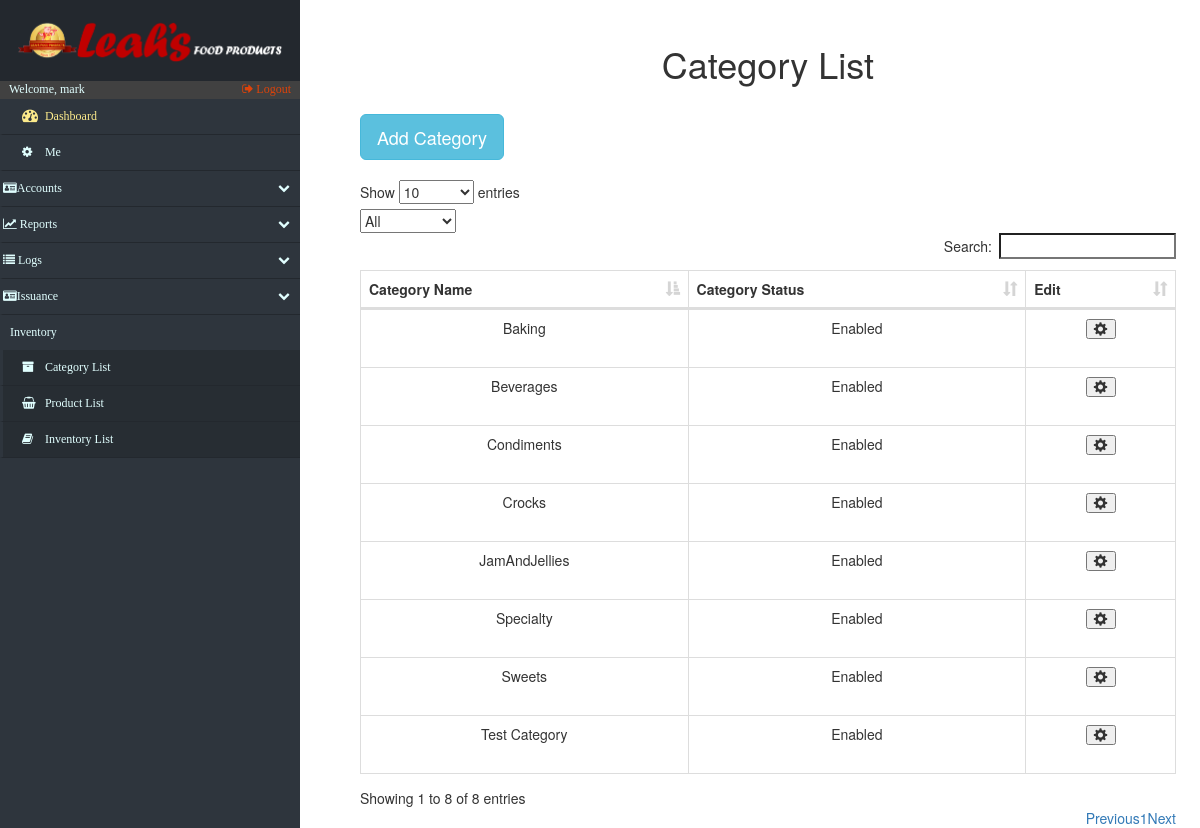
The page /categories.php (signed in) on the database its author committed.
### tables this page shows
CREATE TABLE IF NOT EXISTS `category_list` (
  `category_id` int(15) NOT NULL AUTO_INCREMENT,
  `category_name` varchar(100) NOT NULL,
  `category_status` varchar(10) DEFAULT NULL,
  PRIMARY KEY (`category_id`)
);

### categories.php (the view, shortened to what this page needs)
<!DOCTYPE html>
<html lang="en">
<head>
    <?php include('fragments/config.php') ?>
    <link rel="stylesheet" href="https://maxcdn.bootstrapcdn.com/bootstrap/3.3.7/css/bootstrap.min.css">
    <link href="src/css/datatables.css" rel="stylesheet">
    <link href="//maxcdn.bootstrapcdn.com/font-awesome/4.2.0/css/font-awesome.min.css" rel="stylesheet">
    <link href="src/css/sidebar.css" rel="stylesheet">
    <link href="src/css/custom.css" rel="stylesheet">
</head>
<body>
    <div class="nav-side-menu">
        <div class="brand">
            <div class="brandtext"></div>
        </div>
        <div class="user_info">
            <span>Welcome, <?php
                echo $_SESSION['username'];
                ?>
            </span>
            <a href="fragments/logout.php">
                <i class="fa fa-sign-out" aria-hidden="true"></i> Logout
            </a>
        </div>
        <div class="menu-list">
            <ul id="menu-content" class="menu-content collapse out">
                <li>
                    <a id="dashboard_txt" href="index.php">
                        <i class="fa fa-dashboard fa-lg"></i> Dashboard
                    </a>
                </li>
                 <li><a href="settings.php"><i class="fa fa-cog"></i> Me</a></li>
                <li data-toggle="collapse" data-target="#accounts" class="collapsed">
                    <i class="fa fa-id-card" aria-hidden="true"></i>Accounts <span class="arrow"></span>
                </li>
                <li data-toggle="collapse" data-target="#reports" class="collapsed">
                    <i class="fa fa-line-chart" aria-hidden="true"></i> Reports <span class="arrow"></span>
                </li>
                <li data-toggle="collapse" data-target="#issue" class="collapsed">
                    <i class="fa fa-list" aria-hidden="true"></i> Logs <span class="arrow"></span>
                </li>
                 <li data-toggle="collapse" data-target="#issuance" class="collapsed">
                    <i class="fa fa-id-card" aria-hidden="true"></i>Issuance<span class="arrow"></span>
                </li>
                <div class="sub-menu_nct">
                    <span class="sub-menu">Inventory
                    </span>
                </div>
                <li class="sub-menu_nc">
                    <a class="sub-menu_nc" href="categories.php">
                        <i class="fa fa-archive"> </i> Category List
                    </a>
                </li>
                <li class="sub-menu_nc">
                    <a class="sub-menu_nc" href="products.php">
                        <i class="fa fa-shopping-basket"> </i> Product List
                    </a>
                </li>
                <li class="sub-menu_nc">
                    <a href="inventory.php">
                        <i class="fa fa-book"> </i> Inventory List
                    </a>
                </li>
            </ul>
        </div>
    </div>
    <div id="page-content-wrapper">
        <div class="containers">
            <table class="table table-striped table-bordered">
                <h1 align="center">Category List</h1>
            </table>
            <?php
							$retrieve = ("SELECT * FROM category_list");
							$results = mysqli_query($db, $retrieve);
						?>
                <table class="table table-striped table-bordered">
                    <button type="button" class="btn btn-info btn-lg" data-toggle="modal" data-target="#myModal">Add Category</button>
                </table>
                <div id="mainContainer">
                    <table id="datatables" class="table table-hover table-bordered dataTable" cellspacing="0" width="100%" role="grid" aria-describedby="myTable_info" style="width: 100%;">
                        <thead>
                            <tr>
                                <th>Category Name</th>
                                <th>Category Status</th>
                                <th>Edit</th>
                            </tr>
                        </thead>
                        <tbody>
                            <?php
							foreach ($results as $data):
						?>
                                <tr>
										<?php
											$individual_category_id=$data["category_id"];
                                        ?>
                                    <td data-title="category_name">
                                        <?php
                                        $passCatName = $data["category_name"];
                                        echo $passCatName;
                                        ?>
                                    </td>
                                    <td data-title="category_status">
                                        <?php echo $data["category_status"]; ?>
                                    </td>
									<td data-title="edit">
                                        <table class="table table-striped table-bordered">
                                            <button type="button" class="glyphicon glyphicon-cog" onclick="refresh()" data-toggle="modal" aria-hidden="true" data-target="#<?php echo $individual_category_id;?>"></button>
                                        </table>
                                    </td>
                                </tr>
                                <?php
							endforeach;
						?>
                        </tbody>
                    </table>
                </div>
        </div>
    </div>
</body>
</html>

### src/css/datatables.css (style rules this page uses)
table.dataTable { clear: both; width: auto; text-align: center; margin-top: 6px !important; margin-bottom: 6px !important; max-width: none !important; border-collapse: separate !important }
table.dataTable td, table.dataTable th { -webkit-box-sizing: content-box; box-sizing: content-box }
table.dataTable thead>tr>th.sorting_asc, table.dataTable thead>tr>th.sorting_desc, table.dataTable thead>tr>th.sorting, table.dataTable thead>tr>td.sorting_asc, table.dataTable thead>tr>td.sorting_desc, table.dataTable thead>tr>td.sorting { padding-right: 30px }
table.dataTable thead .sorting, table.dataTable thead .sorting_asc, table.dataTable thead .sorting_desc, table.dataTable thead .sorting_asc_disabled, table.dataTable thead .sorting_desc_disabled { cursor: pointer; position: relative }
table.dataTable thead .sorting:after, table.dataTable thead .sorting_asc:after, table.dataTable thead .sorting_desc:after, table.dataTable thead .sorting_asc_disabled:after, table.dataTable thead .sorting_desc_disabled:after { position: absolute; bottom: 8px; right: 8px; display: block; font-family: 'Glyphicons Halflings'; opacity: 0.5 }
table.dataTable thead .sorting:after { opacity: 0.2; content: "\e150" }
table.dataTable thead .sorting_asc:after { content: "\e155" }
table.table-bordered.dataTable th, table.table-bordered.dataTable td { border-left-width: 0 }
table.table-bordered.dataTable th:last-child, table.table-bordered.dataTable th:last-child, table.table-bordered.dataTable td:last-child, table.table-bordered.dataTable td:last-child { border-right-width: 0 }
table.table-bordered.dataTable tbody th, table.table-bordered.dataTable tbody td { border-bottom-width: 0 }

### src/css/sidebar.css (style rules this page uses)
.nav-side-menu { overflow: hidden; font-family: verdana; font-size: 12px; font-weight: 200; background-color: #2e353d; position: fixed; top: 0px; width: 300px; height: 100%; color: #e1ffff; }
.nav-side-menu .brand { background-color: #23282e; line-height: 50px; display: block; text-align: center; font-size: 14px; }
.nav-side-menu ul, .nav-side-menu li { list-style: none; padding: 0px; margin: 0px; line-height: 35px; cursor: pointer; }
.nav-side-menu li { padding-left: 0px; border-left: 3px solid #2e353d; border-bottom: 1px solid #23282e; }
.nav-side-menu li a { text-decoration: none; color: #e1ffff; }
.nav-side-menu li a i { padding-left: 10px; width: 20px; padding-right: 20px; }
@media (min-width: 800px) { .nav-side-menu .menu-list .menu-content { display: block; } }
body { margin: 0px; padding: 0px; }
#dashboard_txt { color: #fcea8b; }
.sub-menu_nc { background-color: #272d33; }
.sub-menu_nct { padding-left: 10px; }
.nav-side-menu .brand .brandtext { padding: 4%; content: url(../img/LeahsTextAlter.PNG); width: 100%; text-align: center; }
.user_info { background-color: #414141; }
.user_info a { float: right; padding-right: 3%; color: #dd430a; }
.user_info span { padding-left: 3% }
.sub-menu_nc a { display: block; }
.menu-content > li a { display: inline-block; width: 100%; }
#menu-content li a { padding-left: 3%; }

### src/css/custom.css (style rules this page uses)
.containers { padding: 0px; margin: 0px; margin-top:2%; float: right; width: 79%; padding-right: 5%; }
@media (max-width: 1600px) { .containers { width: 75%; padding-right: 4%; } }
@media (max-width: 1400px) { .containers { width: 73%; padding-right 3%;: } }
@media (max-width: 1260px) { .containers { width: 70%; padding-right: 2%; } }

### rows shown on the page
category_list: category_name "Specialty", category_status "Enabled"
category_list: category_name "Sweets", category_status "Enabled"
category_list: category_name "JamAndJellies", category_status "Enabled"
category_list: category_name "Condiments", category_status "Enabled"
category_list: category_name "Baking", category_status "Enabled"
category_list: category_name "Beverages", category_status "Enabled"
category_list: category_name "Crocks", category_status "Enabled"
category_list: category_name "Test Category", category_status "Enabled"

### other values the page prints
$_SESSION['username'] "mark"
